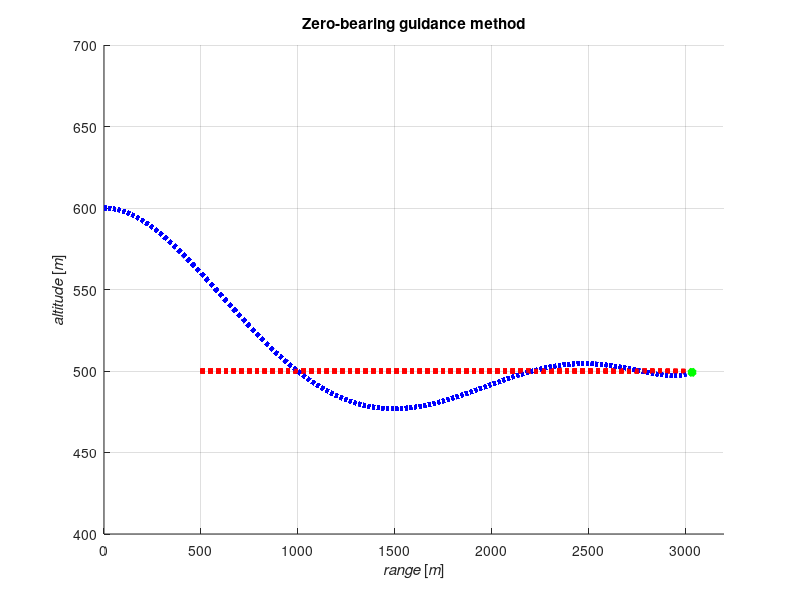

The MATLAB source for this figure:
%==========================================================================
% Tutorial Guidance (Steering behaviors)
% Topic : Zero-bearing guidance method
% Author: M.Trifonov 
% Email: trifonov.m@yahoo.com
% Date(dd-mm-yyyy): 15-08-2020
%==========================================================================
clc;clear;close all;
% Case study, input data
m = 350; %[kg]
S = 0.3; %[m^2]
V = 600; %[m/s]
Vc = 500; %[m/s]
theta_c = deg2rad(0); %[grad]->[rad]
P = 5250; %[N]
Cya = 4; %[1/rad]
rho = 1.225; %[kg/m^3]
g = 9.81; %[m/s^2]
% Initial condition
theta(1) = deg2rad(0); %[grad]->[rad]
X(1) = 0; Y(1) = 600; %[m]
Xc(1) = 500; Yc(1) = 500; %[m]
r(1) = sqrt((X(1)-Xc(1))^2 + (Y(1)-Yc(1))^2); %[m]
phi(1) = atan((Y(1)-Yc(1))/(X(1)-Xc(1))); %[rad]
alpha(1) = phi(1) - theta(1);
% Input data for simulation
tk = 100; dt = 0.01;  %[s]
N = tk/dt; % number of iterations
% Plotting#1
figure(1);hold on
xlabel('\itrange \rm[\itm\rm]');ylabel('\italtitude \rm[\itm\rm]');
title('Zero-bearing guidance method');
% Integration ofequations using Euler's method
for i = 2:N
    % distance
    r(i) = r(i-1) + dt*(Vc*cos(phi(i-1)-theta_c)-V*cos(phi(i-1)-theta(i-1)));
    % sight angle
    phi(i) = phi(i-1) + dt*((-Vc*sin(phi(i-1)-theta_c) + V*sin(phi(i-1)-theta(i-1)))/r(i));
    % positions
    X(i) = X(i-1) + dt*(V*cos(theta(i-1)));
    Y(i) = Y(i-1) + dt*(V*sin(theta(i-1)));
    Xc(i) = Xc(i-1) + dt*(Vc*cos(theta_c));
    Yc(i) = Yc(i-1) + dt*(Vc*sin(theta_c));
    % climb angle
    theta(i) = theta(i-1) + dt*((P*sin(alpha(i-1)) + Cya*alpha(i-1)*S*0.5*rho*V^2 - m*g*cos(theta(i-1)))/(m*V));   
    % angle of attack
    alpha(i) = phi(i-1) - theta(i-1);
    % g-force, lateral load
    Ny(i) = ((V*theta(i-1))/g) + cos(theta(i-1));
    % conditional breakpoint
    D = sqrt((X(i)-Xc(i))^2 + (Y(i)-Yc(i))^2);
    if D < 1 %[m]
        break;
    end
    
    % Plotting#2    
    drawnow
    axis([0 3200 400 700])
    plot(X,Y,':b','Linewidth',3),grid on,hold on;
    plot(Xc,Yc,':r','Linewidth',3),grid on,hold on;

end
% figure(1);
% plot(X,Y,':b','Linewidth',3),grid on,hold on;
% plot(Xc,Yc,':r','Linewidth',3),grid on,hold on;
plot(X(end),Y(end),'*g','Linewidth',3),grid on,hold on;

